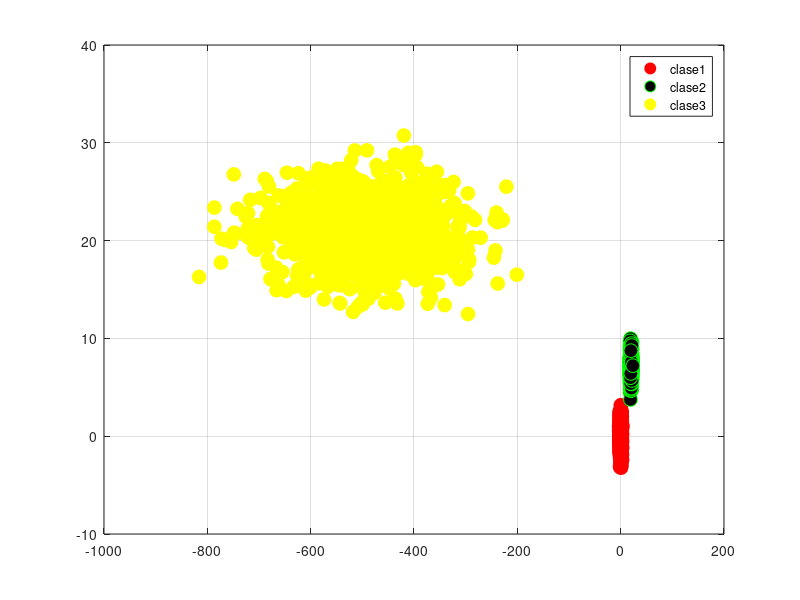

This chart was generated by the following MATLAB code:
clc
clear all
close all
warning off all

%generando las clases
%Regresa una matriz de 1x1000
c1x=randn(1,1000);
c1y=randn(1,1000);

%center of gravity for number distribution
c2x=randn(1,1000)+20;
c2y=randn(1,1000)+7;

%controls dispersion
c3x=(randn(1,1000)-5)*100;
c3y=(randn(1,1000)+7)*3;


%graficando clases
figure(1)
plot(c1x(1,:),c1y(1,:),'ro','MarkerFaceColor','r','MarkerSize',10)
grid on
hold on
plot(c2x(1,:),c2y(1,:),'go','MarkerFaceColor','k','MarkerSize',10)
plot(c3x(1,:),c3y(1,:),'yo','MarkerFaceColor','y','MarkerSize',10)
legend('clase1','clase2','clase3')
disp('fin de proceso...')